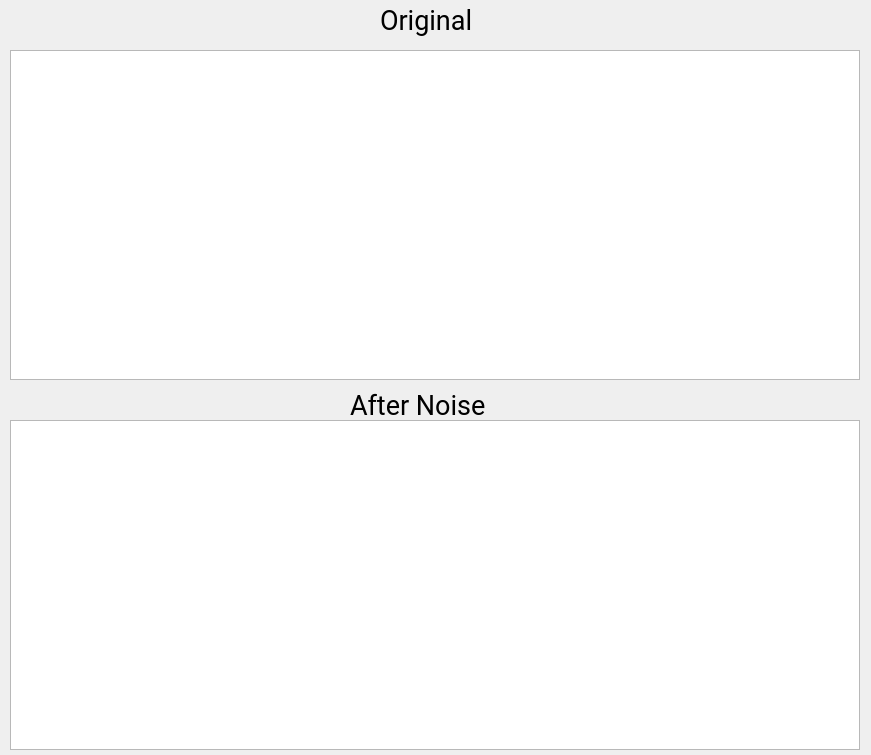
<?xml version="1.0" encoding="UTF-8"?>
<ui version="4.0">
 <class>TextScreen</class>
 <widget class="QDialog" name="TextScreen">
  <property name="geometry">
   <rect>
    <x>0</x>
    <y>0</y>
    <width>871</width>
    <height>755</height>
   </rect>
  </property>
  <property name="windowTitle">
   <string>Dialog</string>
  </property>
  <widget class="QTextBrowser" name="textBrowser">
   <property name="geometry">
    <rect>
     <x>10</x>
     <y>50</y>
     <width>850</width>
     <height>330</height>
    </rect>
   </property>
   <property name="minimumSize">
    <size>
     <width>850</width>
     <height>330</height>
    </size>
   </property>
   <property name="maximumSize">
    <size>
     <width>850</width>
     <height>330</height>
    </size>
   </property>
   <property name="font">
    <font>
     <family>Roboto</family>
     <pointsize>8</pointsize>
    </font>
   </property>
   <property name="html">
    <string>&lt;!DOCTYPE HTML PUBLIC &quot;-//W3C//DTD HTML 4.0//EN&quot; &quot;http://www.w3.org/TR/REC-html40/strict.dtd&quot;&gt;
&lt;html&gt;&lt;head&gt;&lt;meta name=&quot;qrichtext&quot; content=&quot;1&quot; /&gt;&lt;style type=&quot;text/css&quot;&gt;
p, li { white-space: pre-wrap; }
&lt;/style&gt;&lt;/head&gt;&lt;body style=&quot; font-family:'Roboto'; font-size:8pt; font-weight:400; font-style:normal;&quot;&gt;
&lt;p style=&quot;-qt-paragraph-type:empty; margin-top:0px; margin-bottom:0px; margin-left:0px; margin-right:0px; -qt-block-indent:0; text-indent:0px; font-family:'MS Shell Dlg 2'; font-size:7.8pt;&quot;&gt;&lt;br /&gt;&lt;/p&gt;&lt;/body&gt;&lt;/html&gt;</string>
   </property>
  </widget>
  <widget class="QTextBrowser" name="textBrowser_2">
   <property name="geometry">
    <rect>
     <x>10</x>
     <y>420</y>
     <width>850</width>
     <height>330</height>
    </rect>
   </property>
   <property name="minimumSize">
    <size>
     <width>850</width>
     <height>330</height>
    </size>
   </property>
   <property name="maximumSize">
    <size>
     <width>850</width>
     <height>330</height>
    </size>
   </property>
  </widget>
  <widget class="QLabel" name="label">
   <property name="geometry">
    <rect>
     <x>350</x>
     <y>390</y>
     <width>171</width>
     <height>31</height>
    </rect>
   </property>
   <property name="font">
    <font>
     <family>Roboto</family>
     <pointsize>20</pointsize>
    </font>
   </property>
   <property name="text">
    <string>After Noise</string>
   </property>
  </widget>
  <widget class="QLabel" name="label_2">
   <property name="geometry">
    <rect>
     <x>380</x>
     <y>0</y>
     <width>121</width>
     <height>41</height>
    </rect>
   </property>
   <property name="font">
    <font>
     <family>Roboto</family>
     <pointsize>20</pointsize>
    </font>
   </property>
   <property name="text">
    <string>Original</string>
   </property>
  </widget>
 </widget>
 <resources/>
 <connections/>
</ui>
